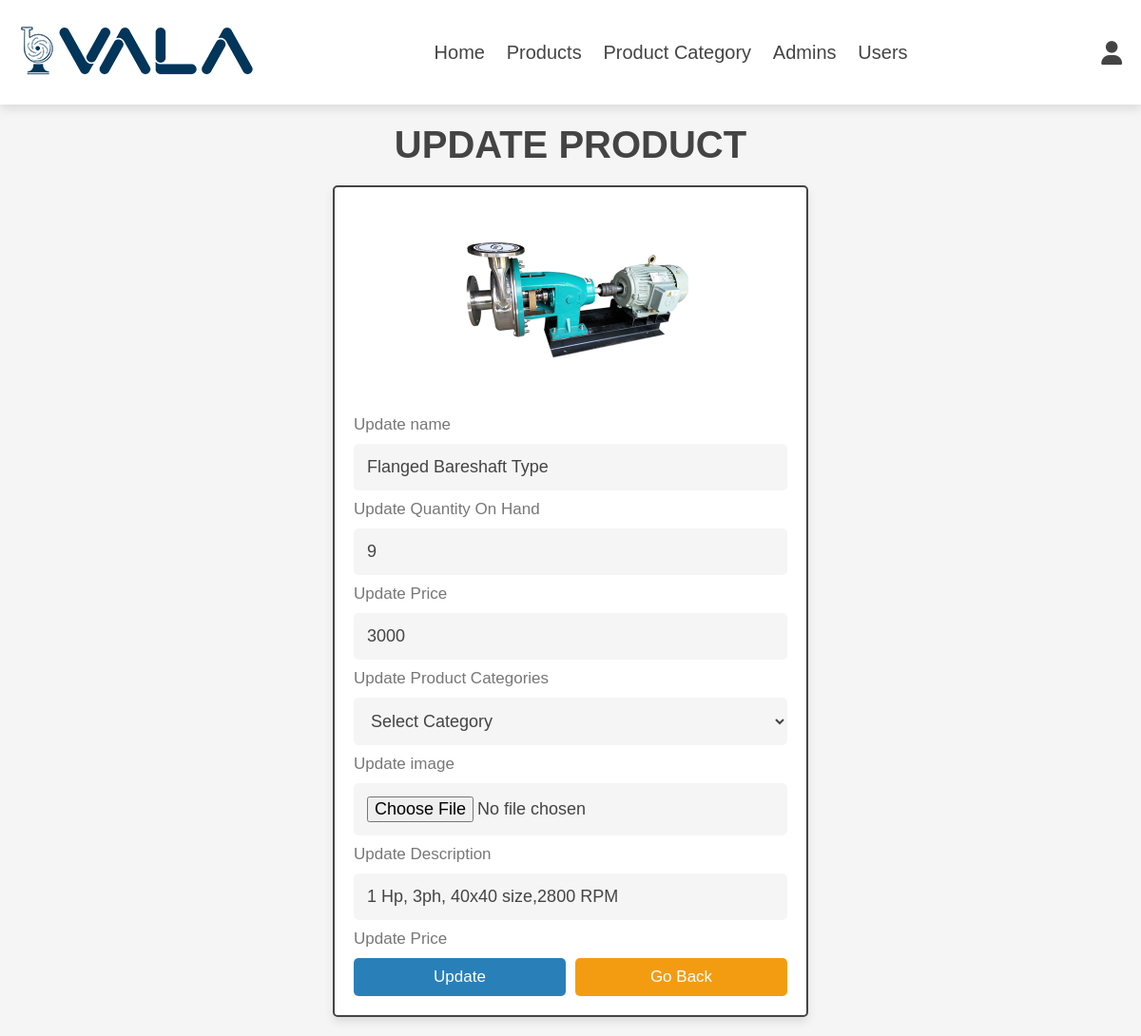
/update_product.php?update=11 (signed in), run on the app's committed database.
### tables this page shows
CREATE TABLE `product` (
  `product_id` int(11) NOT NULL,
  `product_name` varchar(30) NOT NULL,
  `QOH` int(11) NOT NULL,
  `price` float NOT NULL,
  `img` varchar(50) NOT NULL,
  `description` varchar(255) DEFAULT NULL,
  `status` tinyint(4) NOT NULL,
  `product_cate_id` int(11) NOT NULL
);

### update_product.php (the view, shortened to what this page needs)
<?php
include 'admin_header.php';
$id = $_GET['update'];
?>
<!DOCTYPE html>
<html lang="en">
<head>
   <link rel="stylesheet" href="https://cdnjs.cloudflare.com/ajax/libs/font-awesome/6.1.1/css/all.min.css">
   <link rel="stylesheet" href="css/admin_style.css">
</head>
<body>
<section class="update-product">
   <h1 class="heading">update product</h1>
   <?php
       $select = mysqli_query($conn,"SELECT * FROM product WHERE product_id=$id");
       $num = mysqli_num_rows($select);
       if($num>0){
       while($row = mysqli_fetch_assoc($select)){
   ?>
   <form action="" method="post" enctype="multipart/form-data">
      <div class="image-container">
         <div class="main-image">
            <img src="uploadimage/<?= $row['img']; ?>" alt="">
         </div>
      </div>
      <span>Update name</span>
      <input type="text" name="product_name" required class="box" maxlength="100" placeholder="Enter product name" value="<?php echo $row['product_name']; ?>">
      <span>Update Quantity On Hand</span>
      <input type="number" class="box" required placeholder="Enter QOH" name="qoh" min="1" value="<?php echo $row['QOH']; ?>">
      <span>Update Price</span>
      <input type="number" class="box" required placeholder="Enter price" name="price" value="<?php echo $row['price']; ?>">
      <span>Update Product Categories </span>
            <select name="product_cate_id" id="" class="box">
               <option value="">Select Category</option>
            </select>
      <span>Update image</span>
      <input type="file" name="img" accept="image/jpg, image/jpeg, image/png, image/webp" class="box">
      <span>Update Description</span>
      <input type="text" name="des" required class="box" placeholder="Enter Description" value="<?php echo $row['description']; ?>">
      <span>Update Price</span>
      <div class="flex-btn">
         <input type="submit" name="update_product" class="btn" value="update">
         <a href="product.php" class="option-btn">go back</a>
      </div>
   </form>
   <?php
       }
       }else{
         echo '<p class="empty">No product found!</p>';
      }
   ?>
</section>
</body>
</html>

### css/admin_style.css (style rules this page uses)
:root { --main-color:#2980b9; --orange:#f39c12; --red:#e74c3c; --black:#444; --white:#fff; --light-color:#777; --light-bg:#f5f5f5; --border:.2rem solid var(--black); --box-shadow:0 .5rem 1rem rgba(0,0,0,.1); --bg-color:#eee; }
* { font-family: 'Nunito', sans-serif; margin:0; padding:0; box-sizing: border-box; outline: none; border:none; text-decoration: none; }
html { font-size: 62.5%; overflow-x: hidden; }
body { background-color: var(--light-bg); }
section { padding:2rem; max-width: 1200px; margin:0 auto; }
.heading { font-size: 4rem; color:var(--black); margin-bottom: 2rem; text-align: center; text-transform: uppercase; }
.btn, .delete-btn, .option-btn { display: block; width: 100%; margin-top: 1rem; border-radius: .5rem; padding:1rem 3rem; font-size: 1.7rem; text-transform: capitalize; color:var(--white); cursor: pointer; text-align: center; }
.btn { background-color: var(--main-color); }
.option-btn { background-color: var(--orange); }
.flex-btn { display: flex; gap:1rem; }
.update-product form { background-color: var(--white); box-shadow: var(--box-shadow); border-radius: .5rem; border:var(--border); padding:2rem; max-width: 50rem; margin:0 auto; }
.update-product form .image-container { margin-bottom: 2rem; }
.update-product form .image-container .main-image img { height: 20rem; width: 100%; object-fit: contain; }
.update-product form .box { width: 100%; border-radius: .5rem; padding:1.4rem; font-size: 1.8rem; color:var(--black); background-color: var(--light-bg); margin:1rem 0; }
.update-product form span { font-size: 1.7rem; color:var(--light-color); }

### data on the page
product: img (picture), product_name "Flanged Bareshaft Type", qoh "9", price "3000", des "1 Hp, 3ph, 40x40 size,2800 RPM"
